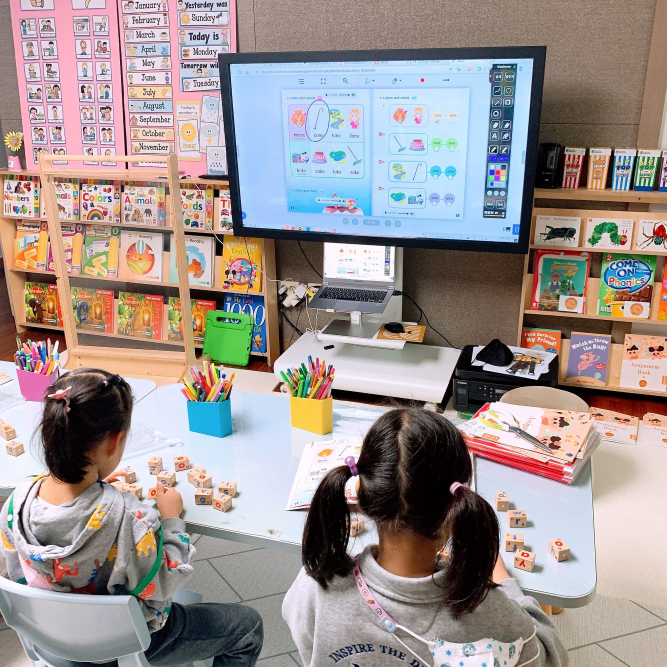
#> input picture media/photos/class-alphabet-blocks.jpg, 2000 x 2000 px (shown at 1/3 size); its folder holds only this picture in this run
$ python -i faceblur.py   (imports and definitions only)
#> lines starting #> are read from the running program, lines starting #| are printed output that depends on the picture
#> further down, picture is the input picture: shape (2000, 2000, 3); mean B, G, R 144.9, 146.4, 156.9
"""아이 얼굴 자동 모자이크 (사진/영상 공용).

OpenCV 의 YuNet 얼굴 검출 모델을 사용합니다. 인터넷 연결 없이 이 컴퓨터에서만 동작합니다.
"""
import os
import shutil
import tempfile
import cv2
import numpy as np

MODEL = os.path.join(os.path.dirname(__file__), "models", "yunet.onnx")
_det = None


def _detector(w, h, thr):
    global _det
    if _det is None:
        # OpenCV 는 한글 경로를 못 읽으므로 영문 임시 폴더로 복사해서 사용
        tmp = os.path.join(tempfile.gettempdir(), "ebs_yunet.onnx")
        if not os.path.exists(tmp) or os.path.getsize(tmp) != os.path.getsize(MODEL):
            part = tmp + ".%d" % os.getpid()  # 여러 프로세스가 동시에 복사해도 깨지지 않게
            shutil.copyfile(MODEL, part)
            os.replace(part, tmp)
        _det = cv2.FaceDetectorYN.create(tmp, "", (w, h), thr, 0.3, 5000)
    _det.setInputSize((w, h))
    _det.setScoreThreshold(thr)
    return _det


def _detect_once(img, thr):
    h, w = img.shape[:2]
    det = _detector(w, h, thr)
    _, faces = det.detect(img)
    out = []
    if faces is not None:
        for f in faces:
            x, y, fw, fh = f[:4]
            out.append((float(x), float(y), float(fw), float(fh), float(f[-1])))
    return out


def _iou(a, b):
    ax2, ay2, bx2, by2 = a[0] + a[2], a[1] + a[3], b[0] + b[2], b[1] + b[3]
    iw = max(0, min(ax2, bx2) - max(a[0], b[0]))
    ih = max(0, min(ay2, by2) - max(a[1], b[1]))
    inter = iw * ih
    u = a[2] * a[3] + b[2] * b[3] - inter
    return inter / u if u > 0 else 0


def detect_faces(img, thr=0.5, deep=True):
    """얼굴 상자 목록 [(x,y,w,h)] 반환. deep=True 면 확대/회전도 시도해서 더 꼼꼼히 찾습니다."""
#> called with thr = 0.5, deep = True
    H, W = img.shape[:2]
#> H = 2000; W = 2000
    found = []
    # 1) 원본(긴 변 1280 이하)
    s = min(1.0, 1280 / max(H, W))
#> s = 0.64
    small = cv2.resize(img, None, fx=s, fy=s) if s < 1 else img
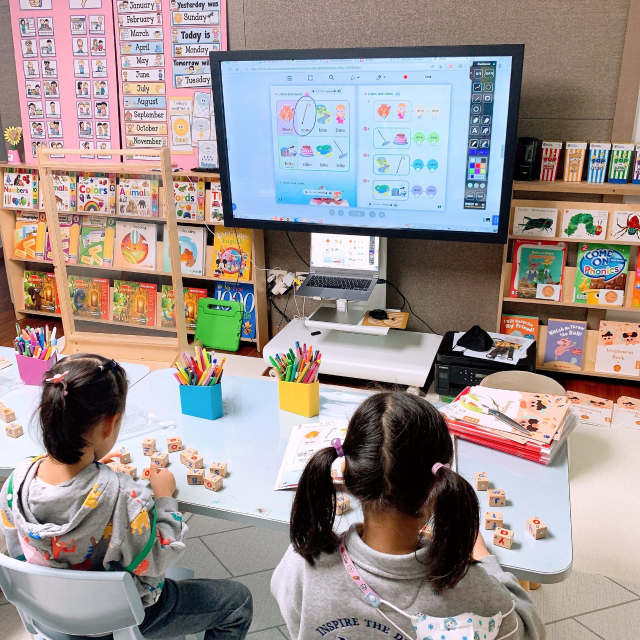
#> small: shape (1280, 1280, 3) (shown at 1/2 size); mean B, G, R 144.8, 146.3, 156.8
    for (x, y, w, h, sc) in _detect_once(small, thr):
#> in _detect_once, `h, w = img.shape[:2]`: h = 1280
        found.append((x / s, y / s, w / s, h / s))
#> this loop made 0 passes
#> after the loop, found = []
    if deep:
        # 2) 1.6배 확대한 타일 (작은 얼굴)
        up = 1.6
        big_s = min(up, 2400 / max(H, W)) if max(H, W) < 2400 else 0
        if big_s > 1.05:
            big = cv2.resize(img, None, fx=big_s, fy=big_s)
            for (x, y, w, h, sc) in _detect_once(big, thr):
                found.append((x / big_s, y / big_s, w / big_s, h / big_s))
        elif max(H, W) >= 2400:
            # 큰 사진은 4분할 타일로 한 번 더
            th, tw = H // 2, W // 2
            ov = int(0.15 * max(th, tw))
            for ty in (0, th):
                for tx in (0, tw):
                    y0, x0 = max(0, ty - ov), max(0, tx - ov)
                    y1, x1 = min(H, ty + th + ov), min(W, tx + tw + ov)
                    tile = img[y0:y1, x0:x1]
                    ts = min(1.0, 1280 / max(tile.shape[:2]))
                    t2 = cv2.resize(tile, None, fx=ts, fy=ts) if ts < 1 else tile
                    for (x, y, w, h, sc) in _detect_once(t2, thr):
                        found.append((x / ts + x0, y / ts + y0, w / ts, h / ts))
        # 3) 90도 회전본 (옆으로 누운 얼굴)
        for rot, code in ((90, cv2.ROTATE_90_CLOCKWISE), (-90, cv2.ROTATE_90_COUNTERCLOCKWISE)):
            r = cv2.rotate(small, code)
            rh, rw = r.shape[:2]
            for (x, y, w, h, sc) in _detect_once(r, max(thr, 0.6)):
                if rot == 90:  # 시계방향 회전 -> 원래 좌표로
                    ox, oy, ow, oh = y, rw - (x + w), h, w
                else:
                    ox, oy, ow, oh = rh - (y + h), x, h, w
                found.append((ox / s, oy / s, ow / s, oh / s))
    # 중복 제거
    merged = []
    for f in sorted(found, key=lambda b: -b[2] * b[3]):
        if all(_iou(f, m) < 0.3 for m in merged):
            merged.append(f)
    return merged


def pixelate_regions(img, boxes, grow=1.45):
    """각 얼굴 상자를 타원 모양으로 모자이크."""
    H, W = img.shape[:2]
    out = img.copy()
    for (x, y, w, h) in boxes:
        cx, cy = x + w / 2, y + h / 2 + h * 0.05
        rw, rh = w * grow / 2, h * grow / 2
        x0, y0 = int(max(0, cx - rw)), int(max(0, cy - rh))
        x1, y1 = int(min(W, cx + rw)), int(min(H, cy + rh))
        if x1 - x0 < 4 or y1 - y0 < 4:
            continue
        roi = out[y0:y1, x0:x1]
        bs = max(6, int(min(x1 - x0, y1 - y0) / 7))
        small = cv2.resize(roi, (max(1, (x1 - x0) // bs), max(1, (y1 - y0) // bs)), interpolation=cv2.INTER_AREA)
        pix = cv2.resize(small, (x1 - x0, y1 - y0), interpolation=cv2.INTER_NEAREST)
        mask = np.zeros((y1 - y0, x1 - x0), np.uint8)
        cv2.ellipse(mask, ((x1 - x0) // 2, (y1 - y0) // 2), ((x1 - x0) // 2, (y1 - y0) // 2), 0, 0, 360, 255, -1)
        mask = cv2.GaussianBlur(mask, (0, 0), max(1, bs / 4))
        m = (mask.astype(np.float32) / 255.0)[..., None]
        out[y0:y1, x0:x1] = (pix * m + roi * (1 - m)).astype(np.uint8)
    return out


def blur_image(img, thr=0.5, deep=True):
    boxes = detect_faces(img, thr, deep)
    return pixelate_regions(img, boxes), len(boxes)

>>> import cv2
>>> picture = cv2.imread('../media/photos/class-alphabet-blocks.jpg')
#> (the run stopped early here; a loop or call above may not have finished)

$ run again, on media/photos/class-emotion-craft.jpg
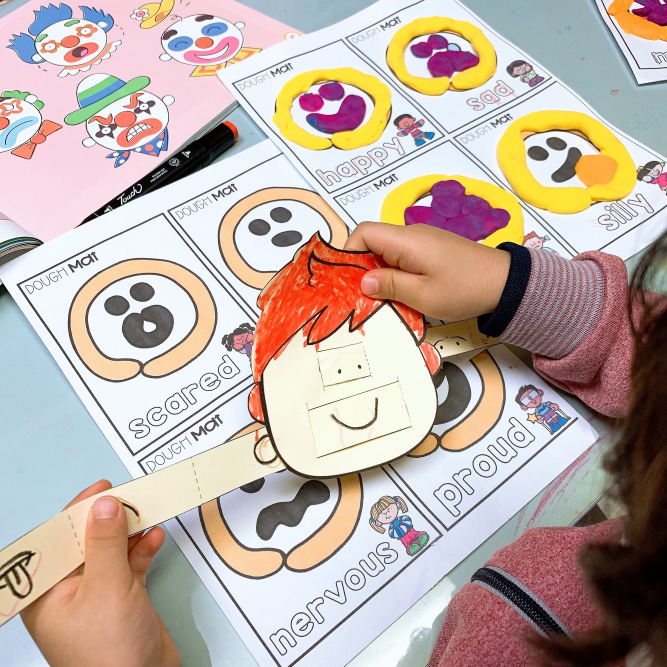
#> input picture media/photos/class-emotion-craft.jpg, 2000 x 2000 px (shown at 1/3 size)
#> picture is the input picture: shape (2000, 2000, 3); mean B, G, R 166, 174.3, 190.6
#> in detect_faces, `small = cv2.resize(img, None, fx=s, fy=s) if s < 1 else img`:
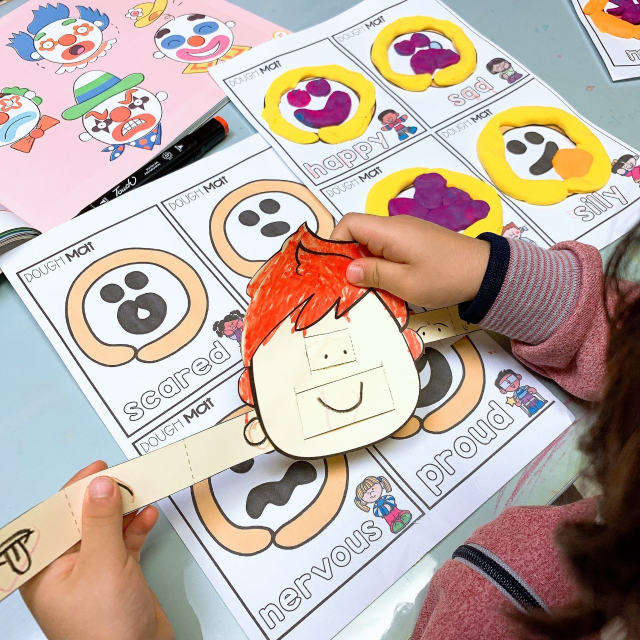
#> small: shape (1280, 1280, 3) (shown at 1/2 size); mean B, G, R 165.9, 174.2, 190.5
#> h = 1280
#> after the loop in detect_faces, `for (x, y, w, h, sc) in _detect_once(small, thr):`: found = []
